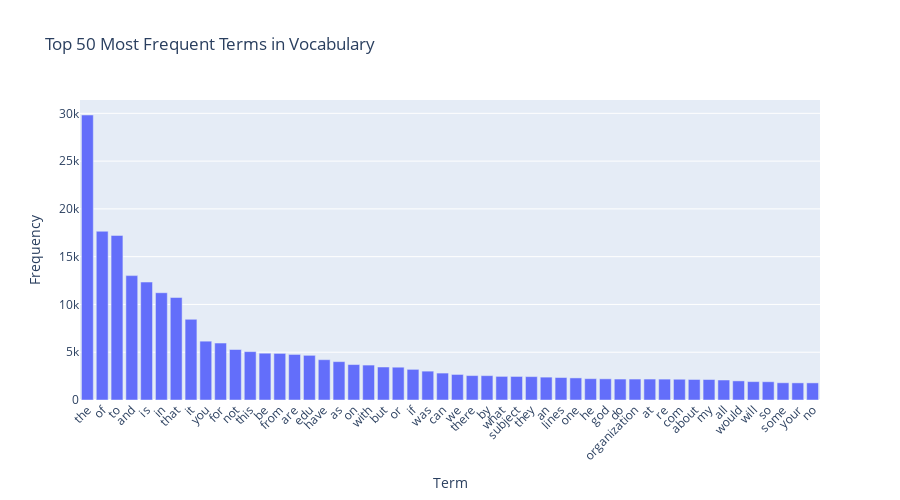

The cell this chart's notebook holds for it:
### Markdown cell above
### >>> **Exercise 14 (take home):** 
Additionally, you can attempt to sort the terms on the `x-axis` by frequency instead of in alphabetical order. This way the visualization is more meaninfgul and you will be able to observe the so called [long tail](https://en.wikipedia.org/wiki/Long_tail) (get familiar with this term since it will appear a lot in data mining and other statistics courses). see picture below

![alt txt](https://upload.wikimedia.org/wikipedia/commons/thumb/8/8a/Long_tail.svg/1000px-Long_tail.svg.png)

### Code cell
# Answer here
import plotly.express as px
import numpy as np, pandas as pd


vocab_df = pd.DataFrame({
    'term': count_vect.get_feature_names_out(),
    'frequency': np.asarray(X_counts.sum(axis=0)).flatten()
})

fig = px.bar(vocab_df.sort_values(by='frequency', ascending=False).head(50), 
             x='term', y='frequency', 
             title='Top 50 Most Frequent Terms in Vocabulary')
fig.update_layout(xaxis_tickangle=-45,
                  xaxis_title='Term',
                  yaxis_title='Frequency',
                  width=900, height=500)
fig.show()

### Figure 1 — Plotly figure (JSON) as saved in the notebook; plotly's stock layout.template omitted (floating-point values rounded to 4 significant figures)
{"data": [{"hovertemplate": "term=%{x}<br>frequency=%{y}<extra></extra>", "legendgroup": "", "marker": {"color": "#636efa", "pattern": {"shape": ""}}, "name": "", "orientation": "v", "showlegend": false, "textposition": "auto", "type": "bar", "x": ["the", "of", "to", "and", "is", "in", "that", "it", "you", "for", "not", "this", "be", "from", "are", "edu", "have", "as", "on", "with", "but", "or", "if", "was", "can", "we", "there", "by", "what", "subject", "they", "an", "lines", "one", "he", "god", "do", "organization", "at", "re", "com", "about", "my", "all", "would", "will", "so", "some", "your", "no"], "xaxis": "x", "y": [29825, 17660, 17222, 13017, 12343, 11226, 10723, 8447, 6157, 5962, 5285, 5063, 4898, 4877, 4769, 4675, 4218, 4015, 3709, 3655, 3453, 3432, 3208, 3020, 2818, 2674, 2556, 2548, 2472, 2464, 2448, 2393, 2353, 2312, 2232, 2216, 2193, 2192, 2191, 2186, 2172, 2148, 2143, 2093, 2000, 1925, 1912, 1802, 1793, 1791], "yaxis": "y"}], "layout": {"barmode": "relative", "height": 500, "legend": {"tracegroupgap": 0}, "title": {"text": "Top 50 Most Frequent Terms in Vocabulary"}, "width": 900, "xaxis": {"anchor": "y", "domain": [0, 1], "tickangle": -45, "title": {"text": "Term"}}, "yaxis": {"anchor": "x", "domain": [0, 1], "title": {"text": "Frequency"}}}}
